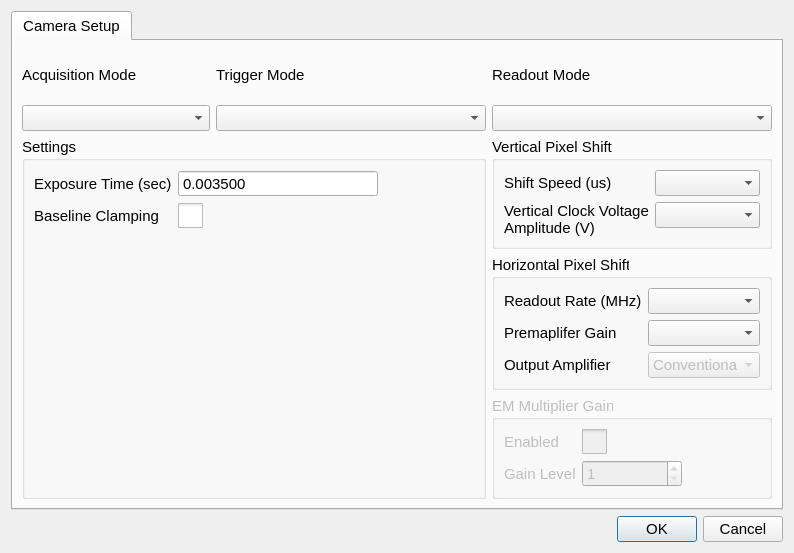
<?xml version="1.0" encoding="UTF-8"?>
<ui version="4.0">
 <class>Dialog</class>
 <widget class="QDialog" name="Dialog">
  <property name="geometry">
   <rect>
    <x>0</x>
    <y>0</y>
    <width>794</width>
    <height>553</height>
   </rect>
  </property>
  <property name="font">
   <font>
    <family>Arial</family>
    <pointsize>11</pointsize>
   </font>
  </property>
  <property name="windowTitle">
   <string>Dialog</string>
  </property>
  <layout class="QGridLayout" name="gridLayout_2">
   <item row="0" column="0">
    <widget class="QTabWidget" name="tabWidget">
     <property name="currentIndex">
      <number>0</number>
     </property>
     <widget class="QWidget" name="tab">
      <attribute name="title">
       <string>Camera Setup</string>
      </attribute>
      <layout class="QGridLayout" name="gridLayout">
       <item row="0" column="0">
        <layout class="QVBoxLayout" name="verticalLayout">
         <item>
          <widget class="QLabel" name="label">
           <property name="text">
            <string>Acquisition Mode</string>
           </property>
          </widget>
         </item>
         <item>
          <widget class="QComboBox" name="comboBoxAcquisitionMode">
           <property name="minimumSize">
            <size>
             <width>188</width>
             <height>0</height>
            </size>
           </property>
          </widget>
         </item>
        </layout>
       </item>
       <item row="0" column="1">
        <layout class="QVBoxLayout" name="verticalLayout_2">
         <item>
          <widget class="QLabel" name="label_2">
           <property name="text">
            <string>Trigger Mode</string>
           </property>
          </widget>
         </item>
         <item>
          <widget class="QComboBox" name="comboBoxTriggerMode">
           <property name="minimumSize">
            <size>
             <width>270</width>
             <height>0</height>
            </size>
           </property>
          </widget>
         </item>
        </layout>
       </item>
       <item row="0" column="2">
        <layout class="QVBoxLayout" name="verticalLayout_3">
         <item>
          <widget class="QLabel" name="label_3">
           <property name="text">
            <string>Readout Mode</string>
           </property>
          </widget>
         </item>
         <item>
          <widget class="QComboBox" name="comboBoxReadoutMode">
           <property name="minimumSize">
            <size>
             <width>250</width>
             <height>0</height>
            </size>
           </property>
          </widget>
         </item>
        </layout>
       </item>
       <item row="1" column="0" rowspan="3" colspan="2">
        <widget class="QGroupBox" name="groupBox">
         <property name="title">
          <string>Settings</string>
         </property>
         <property name="flat">
          <bool>false</bool>
         </property>
         <layout class="QFormLayout" name="formLayout_4">
          <item row="0" column="0">
           <widget class="QLabel" name="label_4">
            <property name="text">
             <string>Exposure Time (sec)</string>
            </property>
           </widget>
          </item>
          <item row="0" column="1">
           <widget class="QDoubleSpinBox" name="spinBox_Exposure">
            <property name="minimumSize">
             <size>
              <width>75</width>
              <height>25</height>
             </size>
            </property>
            <property name="maximumSize">
             <size>
              <width>200</width>
              <height>40</height>
             </size>
            </property>
            <property name="styleSheet">
             <string notr="true">font: 11pt &quot;Arial&quot;;</string>
            </property>
            <property name="readOnly">
             <bool>false</bool>
            </property>
            <property name="buttonSymbols">
             <enum>QAbstractSpinBox::NoButtons</enum>
            </property>
            <property name="decimals">
             <number>6</number>
            </property>
            <property name="minimum">
             <double>0.000000000000000</double>
            </property>
            <property name="maximum">
             <double>300.000000000000000</double>
            </property>
            <property name="singleStep">
             <double>0.001000000000000</double>
            </property>
            <property name="value">
             <double>0.003500000000000</double>
            </property>
           </widget>
          </item>
          <item row="1" column="1">
           <widget class="QCheckBox" name="checkBoxBaselineClamping">
            <property name="sizePolicy">
             <sizepolicy hsizetype="Fixed" vsizetype="Fixed">
              <horstretch>0</horstretch>
              <verstretch>0</verstretch>
             </sizepolicy>
            </property>
            <property name="styleSheet">
             <string notr="true">QCheckBox::indicator { width: 25; height: 25 }</string>
            </property>
            <property name="text">
             <string/>
            </property>
           </widget>
          </item>
          <item row="1" column="0">
           <widget class="QLabel" name="label_12">
            <property name="text">
             <string>Baseline Clamping</string>
            </property>
           </widget>
          </item>
         </layout>
        </widget>
       </item>
       <item row="1" column="2">
        <widget class="QGroupBox" name="groupBox_2">
         <property name="title">
          <string>Vertical Pixel Shift</string>
         </property>
         <property name="flat">
          <bool>false</bool>
         </property>
         <layout class="QVBoxLayout" name="verticalLayout_6">
          <item>
           <layout class="QFormLayout" name="formLayout_2">
            <item row="0" column="0">
             <widget class="QLabel" name="label_5">
              <property name="text">
               <string>Shift Speed (us)</string>
              </property>
             </widget>
            </item>
            <item row="0" column="1">
             <widget class="QComboBox" name="comboBoxVS"/>
            </item>
            <item row="1" column="0">
             <widget class="QLabel" name="label_6">
              <property name="text">
               <string>Vertical Clock Voltage Amplitude (V)</string>
              </property>
              <property name="wordWrap">
               <bool>true</bool>
              </property>
             </widget>
            </item>
            <item row="1" column="1">
             <widget class="QComboBox" name="comboBoxVoltage"/>
            </item>
           </layout>
          </item>
         </layout>
        </widget>
       </item>
       <item row="2" column="2">
        <widget class="QGroupBox" name="groupBox_3">
         <property name="title">
          <string>Horizontal Pixel Shift</string>
         </property>
         <property name="flat">
          <bool>false</bool>
         </property>
         <layout class="QVBoxLayout" name="verticalLayout_5">
          <item>
           <layout class="QFormLayout" name="formLayout">
            <item row="0" column="0">
             <widget class="QLabel" name="label_8">
              <property name="text">
               <string>Readout Rate (MHz)</string>
              </property>
             </widget>
            </item>
            <item row="0" column="1">
             <widget class="QComboBox" name="comboBoxHSRate"/>
            </item>
            <item row="1" column="0">
             <widget class="QLabel" name="label_9">
              <property name="text">
               <string>Premaplifer Gain</string>
              </property>
              <property name="wordWrap">
               <bool>true</bool>
              </property>
             </widget>
            </item>
            <item row="1" column="1">
             <widget class="QComboBox" name="comboBoxPreAmpGain">
              <property name="currentIndex">
               <number>-1</number>
              </property>
             </widget>
            </item>
            <item row="2" column="0">
             <widget class="QLabel" name="label_7">
              <property name="text">
               <string>Output Amplifier</string>
              </property>
              <property name="wordWrap">
               <bool>true</bool>
              </property>
             </widget>
            </item>
            <item row="2" column="1">
             <layout class="QVBoxLayout" name="verticalLayout_4">
              <item>
               <widget class="QComboBox" name="comboBoxAmpType">
                <property name="enabled">
                 <bool>false</bool>
                </property>
                <property name="minimumSize">
                 <size>
                  <width>110</width>
                  <height>0</height>
                 </size>
                </property>
                <property name="currentIndex">
                 <number>1</number>
                </property>
                <item>
                 <property name="text">
                  <string>EM</string>
                 </property>
                </item>
                <item>
                 <property name="text">
                  <string>Conventional</string>
                 </property>
                </item>
               </widget>
              </item>
             </layout>
            </item>
           </layout>
          </item>
         </layout>
        </widget>
       </item>
       <item row="3" column="2">
        <widget class="QGroupBox" name="groupBox_4">
         <property name="enabled">
          <bool>false</bool>
         </property>
         <property name="title">
          <string>EM Multiplier Gain</string>
         </property>
         <layout class="QVBoxLayout" name="verticalLayout_7">
          <item>
           <layout class="QFormLayout" name="formLayout_3">
            <item row="0" column="0">
             <widget class="QLabel" name="label_10">
              <property name="styleSheet">
               <string notr="true">font: 11pt &quot;Arial&quot;;</string>
              </property>
              <property name="text">
               <string>Enabled</string>
              </property>
             </widget>
            </item>
            <item row="0" column="1">
             <widget class="QCheckBox" name="checkBoxEM">
              <property name="sizePolicy">
               <sizepolicy hsizetype="Fixed" vsizetype="Fixed">
                <horstretch>0</horstretch>
                <verstretch>0</verstretch>
               </sizepolicy>
              </property>
              <property name="styleSheet">
               <string notr="true">QCheckBox::indicator { width: 25; height: 25 }</string>
              </property>
              <property name="text">
               <string/>
              </property>
             </widget>
            </item>
            <item row="1" column="0">
             <widget class="QLabel" name="label_11">
              <property name="styleSheet">
               <string notr="true">font: 11pt &quot;Arial&quot;;</string>
              </property>
              <property name="text">
               <string>Gain Level</string>
              </property>
             </widget>
            </item>
            <item row="1" column="1">
             <widget class="QSpinBox" name="spinBox_averages">
              <property name="maximumSize">
               <size>
                <width>100</width>
                <height>16777215</height>
               </size>
              </property>
              <property name="styleSheet">
               <string notr="true">font: 11pt &quot;Arial&quot;;</string>
              </property>
              <property name="minimum">
               <number>1</number>
              </property>
              <property name="maximum">
               <number>100</number>
              </property>
              <property name="value">
               <number>1</number>
              </property>
             </widget>
            </item>
           </layout>
          </item>
         </layout>
        </widget>
       </item>
      </layout>
     </widget>
    </widget>
   </item>
   <item row="1" column="0">
    <widget class="QDialogButtonBox" name="buttonBox">
     <property name="orientation">
      <enum>Qt::Horizontal</enum>
     </property>
     <property name="standardButtons">
      <set>QDialogButtonBox::Cancel|QDialogButtonBox::Ok</set>
     </property>
    </widget>
   </item>
  </layout>
 </widget>
 <resources/>
 <connections>
  <connection>
   <sender>buttonBox</sender>
   <signal>accepted()</signal>
   <receiver>Dialog</receiver>
   <slot>accept()</slot>
   <hints>
    <hint type="sourcelabel">
     <x>248</x>
     <y>254</y>
    </hint>
    <hint type="destinationlabel">
     <x>157</x>
     <y>274</y>
    </hint>
   </hints>
  </connection>
  <connection>
   <sender>buttonBox</sender>
   <signal>rejected()</signal>
   <receiver>Dialog</receiver>
   <slot>reject()</slot>
   <hints>
    <hint type="sourcelabel">
     <x>316</x>
     <y>260</y>
    </hint>
    <hint type="destinationlabel">
     <x>286</x>
     <y>274</y>
    </hint>
   </hints>
  </connection>
 </connections>
</ui>
